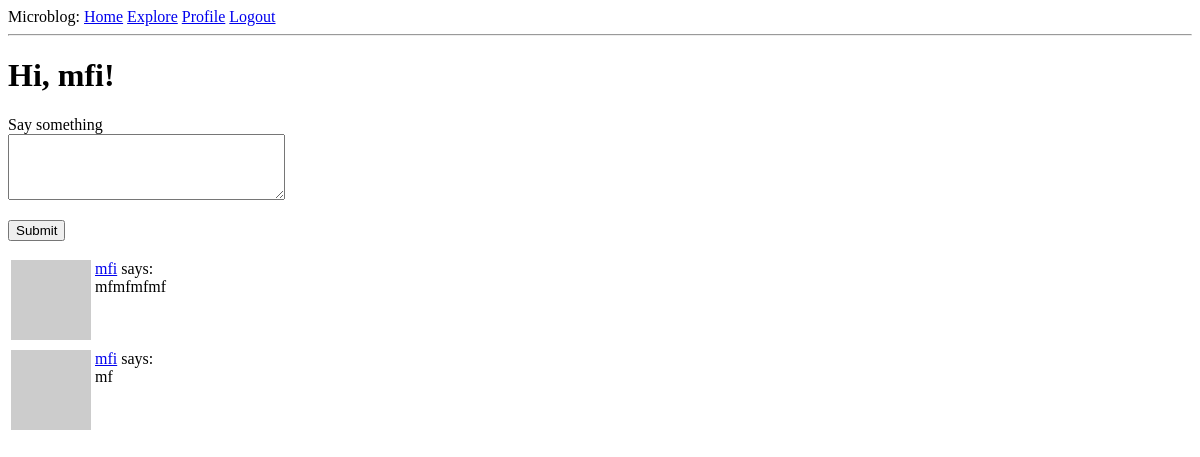
Page /index (signed in) on the earlier database version.
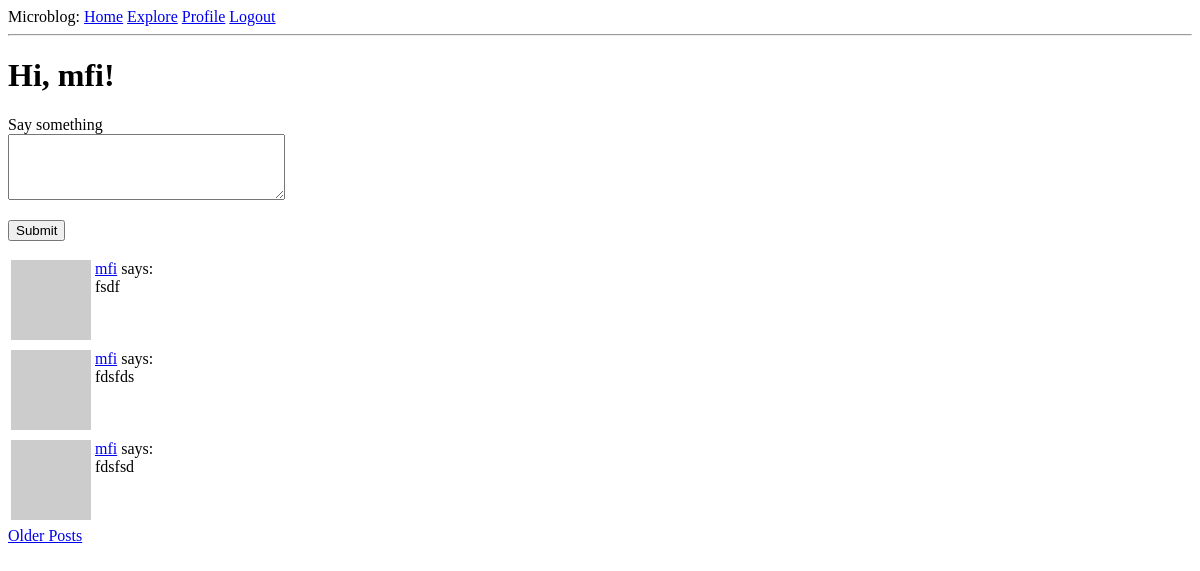
Same page on the later database version.
### app/models.py (models this page shows, shortened)
class User(UserMixin, db.Model):
    id = db.Column(db.Integer, primary_key=True)
    username = db.Column(db.String(64), index=True, unique=True)
    email = db.Column(db.String(120), index=True, unique=True)
    password_hash = db.Column(db.String(128))
    about_me = db.Column(db.String(140))
    last_seen = db.Column(db.DateTime, default=datetime.utcnow)
    posts = db.relationship('Post', backref='author', lazy='dynamic')
    followed = db.relationship(
            'User', secondary=followers,
            primaryjoin=(followers.c.follower_id == id),
            secondaryjoin=(followers.c.followed_id == id),
            backref=db.backref('followers', lazy='dynamic'), lazy='dynamic')
    def avatar(self, size):
        digest = md5(self.email.lower().encode('utf-8')).hexdigest()
        return f'https://gravatar.com/avatar/{digest}?d=identicon&s={size}'
    def followed_posts(self):
        followed = Post.query.join(
                followers, (followers.c.followed_id == Post.user_id)).filter(
                        followers.c.follower_id == self.id)
        own = Post.query.filter_by(user_id=self.id)
        return followed.union(own).order_by(Post.timestamp.desc())

class Post(db.Model):
    id = db.Column(db.Integer, primary_key=True)
    body = db.Column(db.String(140))
    timestamp = db.Column(db.DateTime, index=True, default=datetime.utcnow)
    user_id = db.Column(db.Integer, db.ForeignKey('user.id'))

### app/routes.py (the view)
@app.route('/', methods=['GET', 'POST'])
@app.route('/index', methods=['GET', 'POST'])
@login_required
def index():
    form = PostForm()
    if form.validate_on_submit():
        post = Post(body=form.post.data, author=current_user)
        db.session.add(post)
        db.session.commit()
        flash('Your post is now live!')
        return redirect(url_for('index'))
    page = request.args.get('page', 1, type=int)
    posts = current_user.followed_posts().paginate(page, app.config['POSTS_PER_PAGE'], False)
    next_url = url_for('index', page=posts.next_num) \
            if posts.has_next else None
    prev_url = url_for('index', page=posts.prev_num) \
            if posts.has_prev else None
    return render_template('index.html', title='Home', posts=posts.items, form=form, next_url=next_url, prev_url=prev_url)

### app/forms.py
class PostForm(FlaskForm):
    post = TextAreaField('Say something', validators=[DataRequired(), Length(min=1, max=140)])
    submit = SubmitField('Submit')

### app/models.py (called while the page is built)
@login.user_loader
def load_user(id):
    return User.query.get(int(id))

### app/routes.py (called while the page is built)
@app.before_request
def before_request():
    if current_user.is_authenticated:
        current_user.last_seen = datetime.utcnow()
        db.session.commit()

### app/templates/index.html (shortened to what this page needs)
{% extends "base.html" %}
{% block content %}
	<h1>Hi, {{ current_user.username }}!</h1>
	{% if form %}
	<form action="" method="post">
		<p>
			{{ form.post.label }}<br>
			{{ form.post(cols=32, rows=4) }}<br>
		</p>
		<p>{{ form.submit() }}</p>
	</form>
	{% endif %}
	{% for post in posts %}
		{% include '_post.html' %}
	{% endfor %}
	{% if next_url %}
	<a href="{{ next_url }}">Older Posts</a>
	{% endif %}
{% endblock %}

### app/templates/base.html (shortened to what this page needs)
<!doctype html>
<html>
    <head>
    </head>
    <body>
        <div>Microblog:
            <a href="{{ url_for('index') }}">Home</a>
            <a href="{{ url_for('explore') }}">Explore</a>
            {% if current_user.is_anonymous %}
            <a href="{{ url_for('login') }}">Login</a>
            {% else %}
            <a href="{{ url_for('user', username=current_user.username) }}">Profile</a>
            <a href="{{ url_for('logout') }}">Logout</a>
            {% endif %}
        </div>
        <hr>
        {% block content %}{% endblock %}
    </body>
</html>

### app/templates/_post.html
<table>
    <tr valign="top">
        <td><img src="{{ post.author.avatar(36) }}" alt="{{ post.author.username + ' avatar' }}"></td>
        <td><a href="{{ url_for('user', username=post.author.username) }}">{{ post.author.username }}</a> says:<br>{{ post.body }}</td>
    </tr>
</table>

Differences in the rows shown:
no longer on this page (row unchanged): Post: author.username "mfi", body "mfmfmfmf"
no longer on this page (row unchanged): Post: author.username "mfi", body "mf"
added Post: author.username "mfi", body "fsdf"
added Post: author.username "mfi", body "fdsfds"
added Post: author.username "mfi", body "fdsfsd"
Other differences:
text now shown: "Older Posts"
